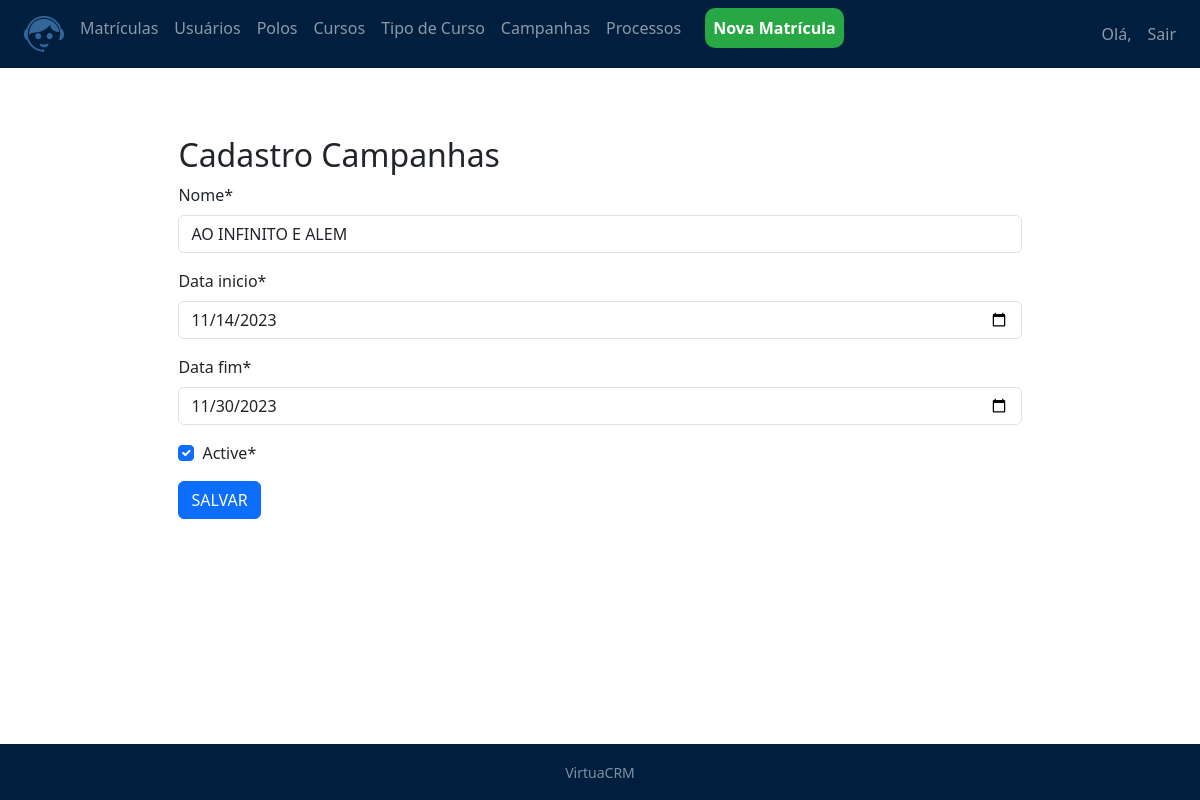
Page /matriculas/campanhas/1 (signed in) on the committed database.
### matriculas/models.py (models this page shows, shortened)
class cad_campanhas(models.Model):
    nome = models.CharField(max_length=100)
    data_inicio = models.DateTimeField()
    data_fim = models.DateTimeField()
    create_date = models.DateTimeField(auto_now_add=True)
    update_date = models.DateTimeField(auto_now=True)
    active = models.BooleanField(default=True)
    class Meta:
        db_table = 'campanhas'

### matriculas/views.py (the view, shortened to what this page needs)
# urls.py: path('campanhas/<int:id>', CampanhaUpdateView.as_view(), name='campanha_update'),
class CampanhaUpdateView(LoginRequiredMixin, UpdateView):
    template_name = 'matriculas/campanha_new.html'
    form_class = CampanhaForm
    def get_object(self):
        id = self.kwargs.get('id')
        return get_object_or_404(cad_campanhas, id=id)  # Retorna o objeto consultor a partir do id

### matriculas/forms.py
class CampanhaForm(forms.ModelForm):
    nome = forms.CharField()
    data_inicio = forms.DateField(widget=DateInput())
    data_fim = forms.DateField(widget=DateInput())
    active = forms.BooleanField()
    class Meta:
        model = cad_campanhas
        fields = (
            'nome',
            'data_inicio',
            'data_fim',
            'active',
        )

### matriculas/templates/matriculas/campanha_new.html (shortened to what this page needs)
{% extends 'model-page.html'%}
{% load crispy_forms_tags %}
{% load static %}
{% block content %}
<link rel="stylesheet" type="text/css" href="{% static 'css/matnew.css' %}">
<div class="centered-form">
    <h2> Cadastro Campanhas</h2>
        <div>
            <form method="POST">{% csrf_token %}
                {{ form|crispy}}
                <button type="submit" class="btn btn-primary">SALVAR</button>
            </form>
        </div>
</div>
{%endblock%}

### core/static/css/matnew.css (style rules this page uses)
.centered-form { margin: auto; width: 80%; padding: 20px; }

### core/templates/model-page.html (style rules this page uses)
html, body { height: 100%; }

### rows in the picture
cad_campanhas: nome "AO INFINITO E ALEM", data_inicio "11/14/2023", data_fim "11/30/2023", active "☑"
